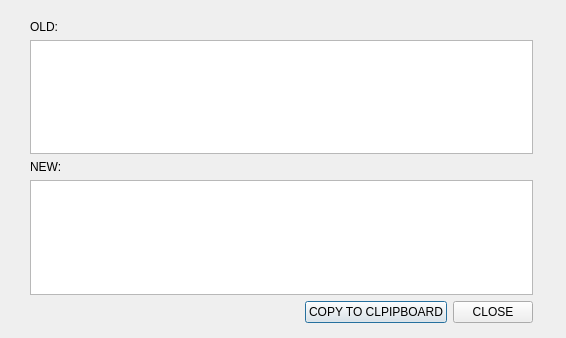
<?xml version="1.0" encoding="UTF-8"?>
<ui version="4.0">
 <class>DetailView</class>
 <widget class="QDialog" name="DetailView">
  <property name="geometry">
   <rect>
    <x>0</x>
    <y>0</y>
    <width>566</width>
    <height>338</height>
   </rect>
  </property>
  <property name="windowTitle">
   <string>Dialog</string>
  </property>
  <widget class="QFrame" name="MainFrame">
   <property name="geometry">
    <rect>
     <x>21</x>
     <y>11</y>
     <width>521</width>
     <height>321</height>
    </rect>
   </property>
   <layout class="QVBoxLayout" name="verticalLayout">
    <item>
     <widget class="QLabel" name="label">
      <property name="text">
       <string>OLD:</string>
      </property>
     </widget>
    </item>
    <item>
     <widget class="QTextBrowser" name="textBrowser_oldReq"/>
    </item>
    <item>
     <widget class="QLabel" name="label_2">
      <property name="text">
       <string>NEW:</string>
      </property>
     </widget>
    </item>
    <item>
     <widget class="QTextBrowser" name="textBrowser_newReq"/>
    </item>
    <item>
     <layout class="QHBoxLayout" name="horizontalLayout">
      <item>
       <spacer name="horizontalSpacer">
        <property name="orientation">
         <enum>Qt::Horizontal</enum>
        </property>
        <property name="sizeHint" stdset="0">
         <size>
          <width>40</width>
          <height>20</height>
         </size>
        </property>
       </spacer>
      </item>
      <item>
       <widget class="QPushButton" name="btnCopyToClipboard">
        <property name="text">
         <string>COPY TO CLPIPBOARD</string>
        </property>
       </widget>
      </item>
      <item>
       <widget class="QPushButton" name="btnClose">
        <property name="text">
         <string>CLOSE</string>
        </property>
       </widget>
      </item>
     </layout>
    </item>
   </layout>
  </widget>
 </widget>
 <resources/>
 <connections/>
</ui>
